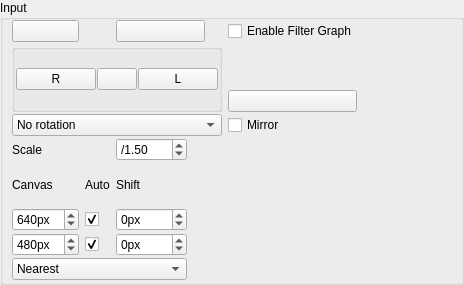
<?xml version="1.0" encoding="UTF-8"?>
<ui version="4.0">
 <class>BaseParametersControlWidget</class>
 <widget class="QWidget" name="BaseParametersControlWidget">
  <property name="geometry">
   <rect>
    <x>0</x>
    <y>0</y>
    <width>464</width>
    <height>285</height>
   </rect>
  </property>
  <property name="sizePolicy">
   <sizepolicy hsizetype="Minimum" vsizetype="Preferred">
    <horstretch>0</horstretch>
    <verstretch>0</verstretch>
   </sizepolicy>
  </property>
  <property name="windowTitle">
   <string>Base Parameters</string>
  </property>
  <layout class="QGridLayout" name="gridLayout_2">
   <property name="leftMargin">
    <number>0</number>
   </property>
   <property name="topMargin">
    <number>0</number>
   </property>
   <property name="rightMargin">
    <number>0</number>
   </property>
   <property name="bottomMargin">
    <number>0</number>
   </property>
   <item row="0" column="0">
    <widget class="QGroupBox" name="flowInputBox">
     <property name="sizePolicy">
      <sizepolicy hsizetype="Preferred" vsizetype="Preferred">
       <horstretch>0</horstretch>
       <verstretch>0</verstretch>
      </sizepolicy>
     </property>
     <property name="title">
      <string>Input</string>
     </property>
     <layout class="QGridLayout" name="gridLayout">
      <property name="topMargin">
       <number>0</number>
      </property>
      <property name="bottomMargin">
       <number>2</number>
      </property>
      <property name="verticalSpacing">
       <number>2</number>
      </property>
      <item row="6" column="0" colspan="2">
       <widget class="QLabel" name="label">
        <property name="text">
         <string>Scale</string>
        </property>
       </widget>
      </item>
      <item row="6" column="8">
       <spacer name="horizontalSpacer_4">
        <property name="orientation">
         <enum>Qt::Horizontal</enum>
        </property>
        <property name="sizeHint" stdset="0">
         <size>
          <width>0</width>
          <height>20</height>
         </size>
        </property>
       </spacer>
      </item>
      <item row="4" column="5" colspan="2">
       <widget class="QCheckBox" name="mirrorCheckBox">
        <property name="text">
         <string>Mirror</string>
        </property>
       </widget>
      </item>
      <item row="4" column="0" colspan="5">
       <widget class="QComboBox" name="rotationComboBox">
        <item>
         <property name="text">
          <string>No rotation</string>
         </property>
        </item>
        <item>
         <property name="text">
          <string>90deg rotation</string>
         </property>
         <property name="icon">
          <iconset resource="../../../resources/main.qrc">
           <normaloff>:/new/prefix1/transform_rotate_90.png</normaloff>:/new/prefix1/transform_rotate_90.png</iconset>
         </property>
        </item>
        <item>
         <property name="text">
          <string>180deg rotation</string>
         </property>
         <property name="icon">
          <iconset resource="../../../resources/main.qrc">
           <normaloff>:/new/prefix1/transform_rotate_180.png</normaloff>:/new/prefix1/transform_rotate_180.png</iconset>
         </property>
        </item>
        <item>
         <property name="text">
          <string>270deg rotation</string>
         </property>
         <property name="icon">
          <iconset resource="../../../resources/main.qrc">
           <normaloff>:/new/prefix1/transform_rotate_270.png</normaloff>:/new/prefix1/transform_rotate_270.png</iconset>
         </property>
        </item>
       </widget>
      </item>
      <item row="12" column="0" colspan="3">
       <widget class="QComboBox" name="interpolationTypeComboBox">
        <item>
         <property name="text">
          <string>Nearest</string>
         </property>
        </item>
        <item>
         <property name="text">
          <string>Bilinear</string>
         </property>
        </item>
        <item>
         <property name="text">
          <string>Bilinear Fixed8</string>
         </property>
        </item>
        <item>
         <property name="text">
          <string>Hardware</string>
         </property>
        </item>
       </widget>
      </item>
      <item row="7" column="0">
       <widget class="QLabel" name="label_3">
        <property name="text">
         <string>Canvas</string>
        </property>
       </widget>
      </item>
      <item row="9" column="0">
       <widget class="QSpinBox" name="hSpinBox">
        <property name="toolTip">
         <string>height</string>
        </property>
        <property name="suffix">
         <string>px</string>
        </property>
        <property name="minimum">
         <number>0</number>
        </property>
        <property name="maximum">
         <number>2024</number>
        </property>
        <property name="value">
         <number>640</number>
        </property>
       </widget>
      </item>
      <item row="10" column="0">
       <widget class="QSpinBox" name="wSpinBox">
        <property name="toolTip">
         <string>width</string>
        </property>
        <property name="suffix">
         <string>px</string>
        </property>
        <property name="minimum">
         <number>0</number>
        </property>
        <property name="maximum">
         <number>4048</number>
        </property>
        <property name="value">
         <number>480</number>
        </property>
       </widget>
      </item>
      <item row="9" column="1">
       <widget class="QCheckBox" name="autoHCheckBox">
        <property name="text">
         <string/>
        </property>
        <property name="checked">
         <bool>true</bool>
        </property>
       </widget>
      </item>
      <item row="6" column="2">
       <widget class="QDoubleSpinBox" name="downsampleSpinBox">
        <property name="prefix">
         <string>/</string>
        </property>
        <property name="minimum">
         <double>0.500000000000000</double>
        </property>
        <property name="maximum">
         <double>16.000000000000000</double>
        </property>
        <property name="singleStep">
         <double>0.100000000000000</double>
        </property>
        <property name="value">
         <double>1.500000000000000</double>
        </property>
       </widget>
      </item>
      <item row="10" column="1">
       <widget class="QCheckBox" name="autoWCheckBox">
        <property name="text">
         <string/>
        </property>
        <property name="checked">
         <bool>true</bool>
        </property>
       </widget>
      </item>
      <item row="7" column="1">
       <widget class="QLabel" name="label_4">
        <property name="text">
         <string>Auto</string>
        </property>
       </widget>
      </item>
      <item row="7" column="2">
       <widget class="QLabel" name="label_2">
        <property name="text">
         <string>Shift</string>
        </property>
       </widget>
      </item>
      <item row="3" column="5">
       <widget class="QPushButton" name="loadButton">
        <property name="toolTip">
         <string>Load Transform</string>
        </property>
        <property name="text">
         <string/>
        </property>
        <property name="icon">
         <iconset resource="../../../resources/main.qrc">
          <normaloff>:/new/prefix1/remove.png</normaloff>:/new/prefix1/remove.png</iconset>
        </property>
        <property name="iconSize">
         <size>
          <width>24</width>
          <height>24</height>
         </size>
        </property>
       </widget>
      </item>
      <item row="9" column="2">
       <widget class="QSpinBox" name="ySpinBox">
        <property name="toolTip">
         <string>y</string>
        </property>
        <property name="suffix">
         <string>px</string>
        </property>
        <property name="minimum">
         <number>-2048</number>
        </property>
        <property name="maximum">
         <number>2048</number>
        </property>
       </widget>
      </item>
      <item row="10" column="2">
       <widget class="QSpinBox" name="xSpinBox">
        <property name="toolTip">
         <string>x</string>
        </property>
        <property name="suffix">
         <string>px</string>
        </property>
        <property name="minimum">
         <number>-1024</number>
        </property>
        <property name="maximum">
         <number>1024</number>
        </property>
       </widget>
      </item>
      <item row="2" column="0" rowspan="2" colspan="5">
       <widget class="QGroupBox" name="groupBox">
        <property name="title">
         <string/>
        </property>
        <layout class="QGridLayout" name="gridLayout_3">
         <property name="leftMargin">
          <number>1</number>
         </property>
         <property name="topMargin">
          <number>1</number>
         </property>
         <property name="rightMargin">
          <number>1</number>
         </property>
         <property name="bottomMargin">
          <number>1</number>
         </property>
         <property name="spacing">
          <number>1</number>
         </property>
         <item row="0" column="0">
          <widget class="QPushButton" name="filter2Button">
           <property name="text">
            <string>R</string>
           </property>
           <property name="icon">
            <iconset resource="../../../resources/main.qrc">
             <normaloff>:/new/prefix1/filter.png</normaloff>:/new/prefix1/filter.png</iconset>
           </property>
           <property name="iconSize">
            <size>
             <width>24</width>
             <height>24</height>
            </size>
           </property>
          </widget>
         </item>
         <item row="0" column="1">
          <widget class="QPushButton" name="filterLockButton">
           <property name="text">
            <string/>
           </property>
           <property name="icon">
            <iconset resource="../../../resources/main.qrc">
             <normaloff>:/new/prefix1/unlock.png</normaloff>
             <normalon>:/new/prefix1/lock.png</normalon>:/new/prefix1/unlock.png</iconset>
           </property>
           <property name="iconSize">
            <size>
             <width>24</width>
             <height>24</height>
            </size>
           </property>
           <property name="checkable">
            <bool>true</bool>
           </property>
          </widget>
         </item>
         <item row="0" column="2">
          <widget class="QPushButton" name="filterButton">
           <property name="text">
            <string>L</string>
           </property>
           <property name="icon">
            <iconset resource="../../../resources/main.qrc">
             <normaloff>:/new/prefix1/filter.png</normaloff>:/new/prefix1/filter.png</iconset>
           </property>
           <property name="iconSize">
            <size>
             <width>24</width>
             <height>24</height>
            </size>
           </property>
          </widget>
         </item>
        </layout>
       </widget>
      </item>
      <item row="0" column="0">
       <widget class="QPushButton" name="swapCamerasButton">
        <property name="toolTip">
         <string>Swap Camera Inputs. Exchange Left and Right</string>
        </property>
        <property name="text">
         <string/>
        </property>
        <property name="icon">
         <iconset resource="../../../resources/main.qrc">
          <normaloff>:/new/prefix1/exchange.png</normaloff>:/new/prefix1/exchange.png</iconset>
        </property>
        <property name="iconSize">
         <size>
          <width>24</width>
          <height>24</height>
         </size>
        </property>
        <property name="checkable">
         <bool>true</bool>
        </property>
        <property name="checked">
         <bool>false</bool>
        </property>
       </widget>
      </item>
      <item row="0" column="2" colspan="2">
       <widget class="QPushButton" name="filterGraphButton">
        <property name="text">
         <string/>
        </property>
        <property name="icon">
         <iconset resource="../../../resources/main.qrc">
          <normaloff>:/new/prefix1/brick_add.png</normaloff>:/new/prefix1/brick_add.png</iconset>
        </property>
        <property name="iconSize">
         <size>
          <width>24</width>
          <height>24</height>
         </size>
        </property>
       </widget>
      </item>
      <item row="0" column="5">
       <widget class="QCheckBox" name="enableFilterGraphCheckBox">
        <property name="text">
         <string>Enable Filter Graph</string>
        </property>
       </widget>
      </item>
     </layout>
    </widget>
   </item>
  </layout>
 </widget>
 <resources>
  <include location="../../../resources/main.qrc"/>
 </resources>
 <connections>
  <connection>
   <sender>downsampleSpinBox</sender>
   <signal>valueChanged(double)</signal>
   <receiver>BaseParametersControlWidget</receiver>
   <slot>changeParameters()</slot>
   <hints>
    <hint type="sourcelabel">
     <x>108</x>
     <y>108</y>
    </hint>
    <hint type="destinationlabel">
     <x>20</x>
     <y>20</y>
    </hint>
   </hints>
  </connection>
  <connection>
   <sender>hSpinBox</sender>
   <signal>valueChanged(int)</signal>
   <receiver>BaseParametersControlWidget</receiver>
   <slot>changeParameters()</slot>
   <hints>
    <hint type="sourcelabel">
     <x>240</x>
     <y>108</y>
    </hint>
    <hint type="destinationlabel">
     <x>20</x>
     <y>20</y>
    </hint>
   </hints>
  </connection>
  <connection>
   <sender>wSpinBox</sender>
   <signal>valueChanged(int)</signal>
   <receiver>BaseParametersControlWidget</receiver>
   <slot>changeParameters()</slot>
   <hints>
    <hint type="sourcelabel">
     <x>304</x>
     <y>108</y>
    </hint>
    <hint type="destinationlabel">
     <x>20</x>
     <y>20</y>
    </hint>
   </hints>
  </connection>
  <connection>
   <sender>xSpinBox</sender>
   <signal>valueChanged(int)</signal>
   <receiver>BaseParametersControlWidget</receiver>
   <slot>changeParameters()</slot>
   <hints>
    <hint type="sourcelabel">
     <x>108</x>
     <y>132</y>
    </hint>
    <hint type="destinationlabel">
     <x>20</x>
     <y>20</y>
    </hint>
   </hints>
  </connection>
  <connection>
   <sender>ySpinBox</sender>
   <signal>valueChanged(int)</signal>
   <receiver>BaseParametersControlWidget</receiver>
   <slot>changeParameters()</slot>
   <hints>
    <hint type="sourcelabel">
     <x>176</x>
     <y>132</y>
    </hint>
    <hint type="destinationlabel">
     <x>20</x>
     <y>20</y>
    </hint>
   </hints>
  </connection>
  <connection>
   <sender>interpolationTypeComboBox</sender>
   <signal>currentIndexChanged(int)</signal>
   <receiver>BaseParametersControlWidget</receiver>
   <slot>changeParameters()</slot>
   <hints>
    <hint type="sourcelabel">
     <x>304</x>
     <y>133</y>
    </hint>
    <hint type="destinationlabel">
     <x>427</x>
     <y>110</y>
    </hint>
   </hints>
  </connection>
  <connection>
   <sender>mirrorCheckBox</sender>
   <signal>toggled(bool)</signal>
   <receiver>BaseParametersControlWidget</receiver>
   <slot>changeParameters()</slot>
   <hints>
    <hint type="sourcelabel">
     <x>304</x>
     <y>82</y>
    </hint>
    <hint type="destinationlabel">
     <x>394</x>
     <y>74</y>
    </hint>
   </hints>
  </connection>
  <connection>
   <sender>rotationComboBox</sender>
   <signal>currentIndexChanged(int)</signal>
   <receiver>BaseParametersControlWidget</receiver>
   <slot>changeParameters()</slot>
   <hints>
    <hint type="sourcelabel">
     <x>156</x>
     <y>84</y>
    </hint>
    <hint type="destinationlabel">
     <x>0</x>
     <y>77</y>
    </hint>
   </hints>
  </connection>
  <connection>
   <sender>enableFilterGraphCheckBox</sender>
   <signal>toggled(bool)</signal>
   <receiver>BaseParametersControlWidget</receiver>
   <slot>changeParameters()</slot>
   <hints>
    <hint type="sourcelabel">
     <x>266</x>
     <y>41</y>
    </hint>
    <hint type="destinationlabel">
     <x>179</x>
     <y>122</y>
    </hint>
   </hints>
  </connection>
 </connections>
 <slots>
  <slot>changeParameters()</slot>
 </slots>
</ui>
